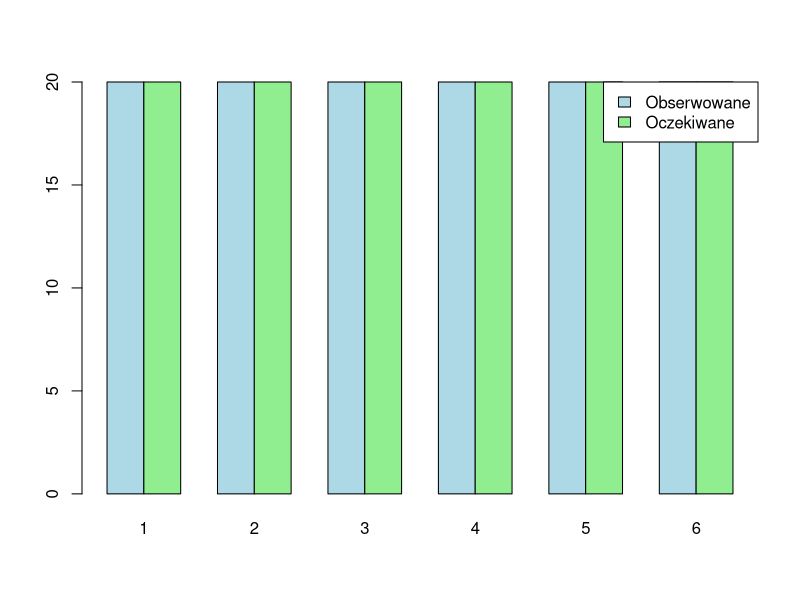
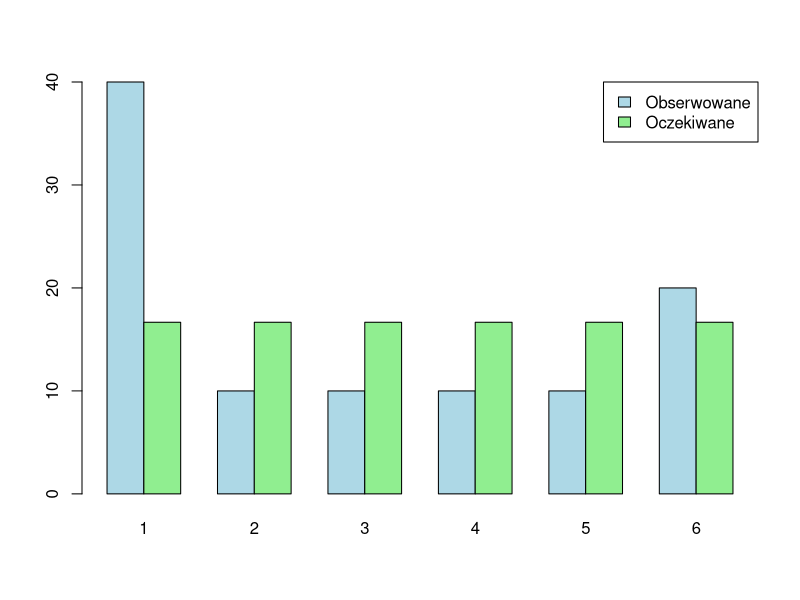

These figures' R source, in order:
# Zadanie 10 (Własna funkcja testująca kostkę)
# Napisz funkcję test_kostki(wektor_wynikow, alpha = 0.05), która:
#     Sprawdza testem chi-kwadrat, czy kostka jest uczciwa.
#     Rysuje wykres słupkowy z wartościami obserwowanymi i teoretycznymi.
#     Zwraca p-value oraz decyzję („odrzucamy H0” / „brak podstaw do odrzucenia H0”).
# Przetestuj ją na:
#     c(20, 20, 20, 20, 20, 20) (uczciwa)
#     c(40, 10, 10, 10, 10, 20) (nieuczciwa)
# Sugerowane funkcje: chisq.test, barplot, rep, list


test_kostki <- function(wektor_wynikow, alpha = 0.05) {
  # H0: test zgodności - kostka jest uczciwa
  # H1: kostka jest nieuczciwa
  test <- chisq.test(wektor_wynikow, p = rep(1 / 6, 6))
  if (test$p.value > alpha) {
    cat("Brak podstaw do odrzucenia H0\n")
  } else {
    cat("Odrzucamy H0\n")
  }

  teor <- rep(sum(wektor_wynikow) / 6, 6)

  porownanie <- rbind(wektor_wynikow, teor)
  rownames(porownanie) <- c("Obserwowane", "Oczekiwane")
  colnames(porownanie) <- 1:6
  porownanie

  barplot(porownanie, beside = TRUE,
          col = c("lightblue", "lightgreen"),
          legend.text = TRUE,
          args.legend = list(x = "topright"))
}

k1 <- c(20, 20, 20, 20, 20, 20)
k2 <- c(40, 10, 10, 10, 10, 20)

test_kostki(k1)
test_kostki(k2)
